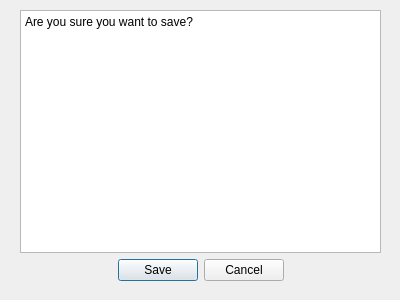
<?xml version="1.0" encoding="UTF-8"?>
<ui version="4.0">
 <class>Dialog</class>
 <widget class="QDialog" name="Dialog">
  <property name="geometry">
   <rect>
    <x>0</x>
    <y>0</y>
    <width>400</width>
    <height>300</height>
   </rect>
  </property>
  <property name="windowTitle">
   <string>Dialog</string>
  </property>
  <widget class="QLabel" name="label">
   <property name="geometry">
    <rect>
     <x>120</x>
     <y>70</y>
     <width>47</width>
     <height>13</height>
    </rect>
   </property>
   <property name="text">
    <string/>
   </property>
  </widget>
  <widget class="QWidget" name="gridLayoutWidget">
   <property name="geometry">
    <rect>
     <x>20</x>
     <y>10</y>
     <width>361</width>
     <height>271</height>
    </rect>
   </property>
   <layout class="QGridLayout" name="gridLayout">
    <item row="1" column="0">
     <widget class="QDialogButtonBox" name="buttonBox">
      <property name="orientation">
       <enum>Qt::Horizontal</enum>
      </property>
      <property name="standardButtons">
       <set>QDialogButtonBox::Cancel|QDialogButtonBox::Save</set>
      </property>
      <property name="centerButtons">
       <bool>true</bool>
      </property>
     </widget>
    </item>
    <item row="0" column="0">
     <widget class="QPlainTextEdit" name="plainTextEdit">
      <property name="plainText">
       <string>Are you sure you want to save?</string>
      </property>
     </widget>
    </item>
   </layout>
  </widget>
 </widget>
 <resources/>
 <connections>
  <connection>
   <sender>buttonBox</sender>
   <signal>accepted()</signal>
   <receiver>Dialog</receiver>
   <slot>accept()</slot>
   <hints>
    <hint type="sourcelabel">
     <x>248</x>
     <y>254</y>
    </hint>
    <hint type="destinationlabel">
     <x>157</x>
     <y>274</y>
    </hint>
   </hints>
  </connection>
  <connection>
   <sender>buttonBox</sender>
   <signal>rejected()</signal>
   <receiver>Dialog</receiver>
   <slot>reject()</slot>
   <hints>
    <hint type="sourcelabel">
     <x>316</x>
     <y>260</y>
    </hint>
    <hint type="destinationlabel">
     <x>286</x>
     <y>274</y>
    </hint>
   </hints>
  </connection>
 </connections>
</ui>
